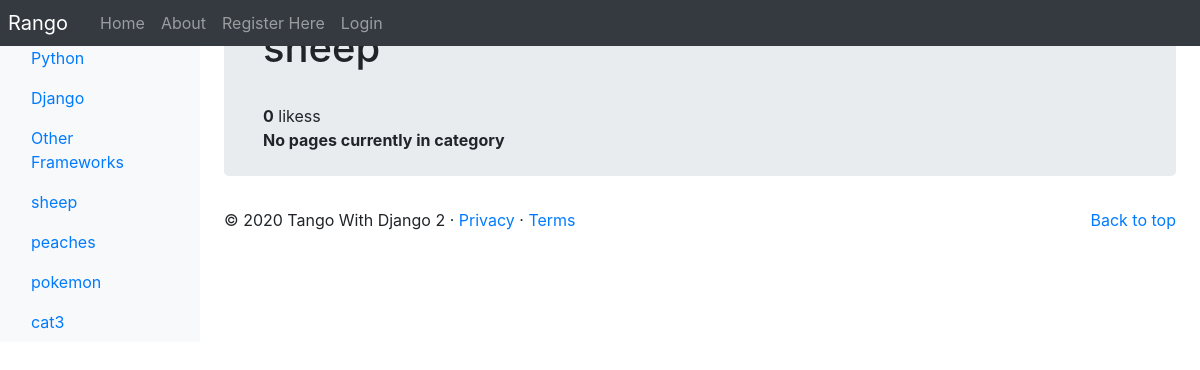
Page /rango/category/sheep/ on the earlier database version.
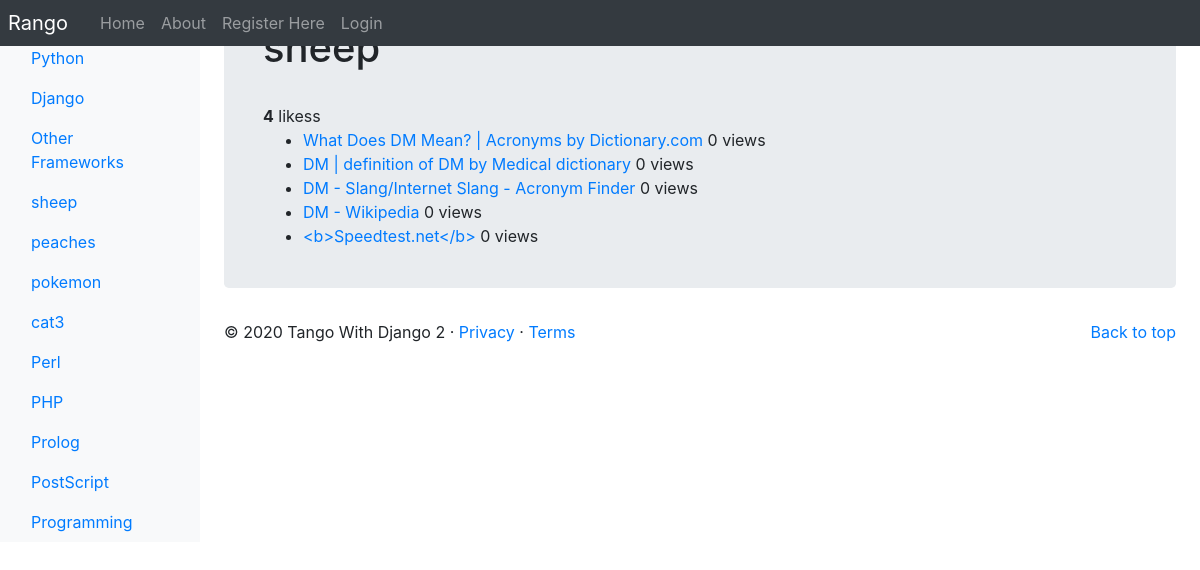
Same page on the later database version.
### rango/models.py (models this page shows, shortened)
class Category(models.Model):
    name_max_length = 128
    name = models.CharField(max_length=name_max_length, unique=True)
    views = models.IntegerField(default=0)
    likes = models.IntegerField(default=0)
    slug = models.SlugField(unique=True)
    class Meta:
        verbose_name_plural = 'Categories'

class Page(models.Model):
    title_max_length = 128
    url_max_length = 200
    category = models.ForeignKey(Category, on_delete=models.CASCADE)
    title = models.CharField(max_length=title_max_length)
    url = models.URLField()
    views = models.IntegerField(default=0)

### rango/views.py (the view, shortened to what this page needs)
# urls.py: path('category/<slug:category_name_slug>/',views.show_category,name='show_category'),
def show_category(request, category_name_slug):
    context_dict = {}
    context_dict['result_list'] = []
    context_dict['previous_query'] = []
    try:
        category =  Category.objects.get(slug=category_name_slug)
        pages =  Page.objects.filter(category=category).order_by('-views')[:5]
        context_dict['pages'] = pages
        context_dict['category'] = category
    except Category.DoesNotExist:
        context_dict['category'] = None
        context_dict['pages'] = None
    response = render(request,'rango/category.html', context=context_dict)
    return response

### rango/templatetags/rango_template_tags.py (called while the page is built)
@register.inclusion_tag('rango/categories.html')
def get_category_list(current_category=None):
    return {'categories': Category.objects.all(),
            'current_category': current_category}

### templates/rango/category.html (shortened to what this page needs)
{% extends 'rango/base.html' %}
{% load staticfiles %}
{% block body_block %}
<div class="jumbotron p-4" >
    <div class="container">
        {% if category %}
        <h1 class="jumbotron-heading">{{ category.name }}</h1>
        <div>
            <strong id = "like_count">{{ category.likes}}</strong> likess
        </div>
            <div  id="pages-listing" >
            {% if pages %}
                <ul>
                    {% for page in pages %}
                        <li><a href="{% url 'rango:goto' %}?page_id={{page.id}}">{{page.title}}
                        </a>
                        {% if page.views == 1 %}
                        {{page.views}} view
                        {% else %}
                        {{page.views}} views
                        {% endif %}
                        </li>
                    {% endfor %}
                </ul>
                {%else%}
                    <strong>No pages currently in category</strong>
            {%endif%}
            </div>
            {%else%}
            <h1 class="jumbotron-heading">The specified category does not exist.</h1>
        {%endif%}
    </div>
</div>
{% endblock %}

### templates/rango/base.html (shortened to what this page needs)
<!DOCTYPE html>
{% load staticfiles %}
{% load rango_template_tags %}
<html lang="en">
    <head>
    <link href="https://getbootstrap.com/docs/4.2/dist/css/bootstrap.min.css" rel="stylesheet">
    <link href="https://getbootstrap.com/docs/4.2/examples/dashboard/dashboard.css" rel="stylesheet">
    <link href="https://getbootstrap.com/docs/4.2/examples/sign-in/" rel="stylesheet">
    </head>
    <body>
        <header>
            <nav class="navbar navbar-expand-md navbar-dark fixed-top bg-dark p-0">
                <a class="navbar-brand p-2" href="{% url 'rango:index' %}">Rango</a>
                <div class="collapse navbar-collapse" id="navbarCollapse">
                    <ul class="navbar-nav mr-auto">
                        <li class="nav-item"><a class="nav-link" href="{% url 'rango:index' %}">Home</a></li>
                        <li class="nav-item "><a class="nav-link" href="{% url 'rango:about' %}">About</a></li>
                        {% if user.is_authenticated %}
                        <li class="nav-item "><a class="nav-link" href="{% url 'rango:restricted' %}">Restricted</a></li>
                        <li class="nav-item"><a class="nav-link" href="{% url 'auth_logout' %}?next=/rango/">Logout</a></li>
                        <li class="nav-item"><a class="nav-link" href="{% url 'rango:add_category' %}">Add Category</a></li>
                        <li class="nav-item"><a class="nav-link" href="{% url 'auth_password_change' %}">Change Password</a></li>
                        <li class="nav-item"><a class="nav-link" href="{% url 'rango:prof' user.username %}">Profile</a></li>
                        {% else %}
                        <li class="nav-item"><a class="nav-link" href="{% url 'registration_register' %}">Register Here</a></li>
                        <li class="nav-item "><a class="nav-link" href="{% url 'auth_login' %}">Login</a></li>
                        {% endif %}
                    </ul>
                </div>
            </nav>
        </header>
        <div class="container-fluid">
            <div class="row">
                <nav class="col-md-2 d-none d-md-block bg-light sidebar">
                    <div class="w-75 ml-3"> <input type="search"
                    </div>
                    <div class="sidebar-sticky" id="categories-listing">
                    {% block sidebar_block %}
                        {% get_category_list category %}
                    {% endblock %}
                    </div>
                </nav>
                <main role="main" class="col-md-9  ml-sm-auto col-lg-10 px-4">
                    {% block body_block %}{% endblock %}
                    <footer>
                        <p class="float-right"><a href="#">Back to top</a></p>
                        <p>&copy; 2020 Tango With Django 2 &middot; <a href="#">Privacy</a> &middot; <a href="#">Terms</a></p>
                    </footer>
                </main>
            </div>
        </div>
    </body>
</html>

### templates/rango/categories.html (shortened to what this page needs)
<ul class="nav flex-column">
{% if categories %}
    {% for c in categories %}
    {% if c == current_category %}
        <li class="nav-item">
            <a class ="nav-link active" href = "{% url 'rango:show_category' c.slug %}">
                {{ c.name }}
            </a>
        </li>
    {% else %}
        <li class="nav-item">
            <a class ="nav-link" href = "{% url 'rango:show_category' c.slug %}">
                {{ c.name }}
            </a>
        </li>
    {% endif %}
    {% endfor %}
{% else %}
    <li class="nav-item">There are no categories present.</li>
{% endif %}
</ul>

Differences in the rows shown:
changed Category "sheep": likes "0" → "4"
added Category: name "Perl"
added Category: name "PHP"
added Category: name "Prolog"
added Category: name "PostScript"
added Category: name "Programming"
added Page: title "What Does DM Mean? | Acronyms by Dictionary.com", views "0"
added Page: title "DM | definition of DM by Medical dictionary", views "0"
added Page: title "DM - Slang/Internet Slang - Acronym Finder", views "0"
added Page: title "DM - Wikipedia", views "0"
added Page: title "<b>Speedtest.net</b>", views "0"
Other differences:
text no longer shown: "No pages currently in category"
